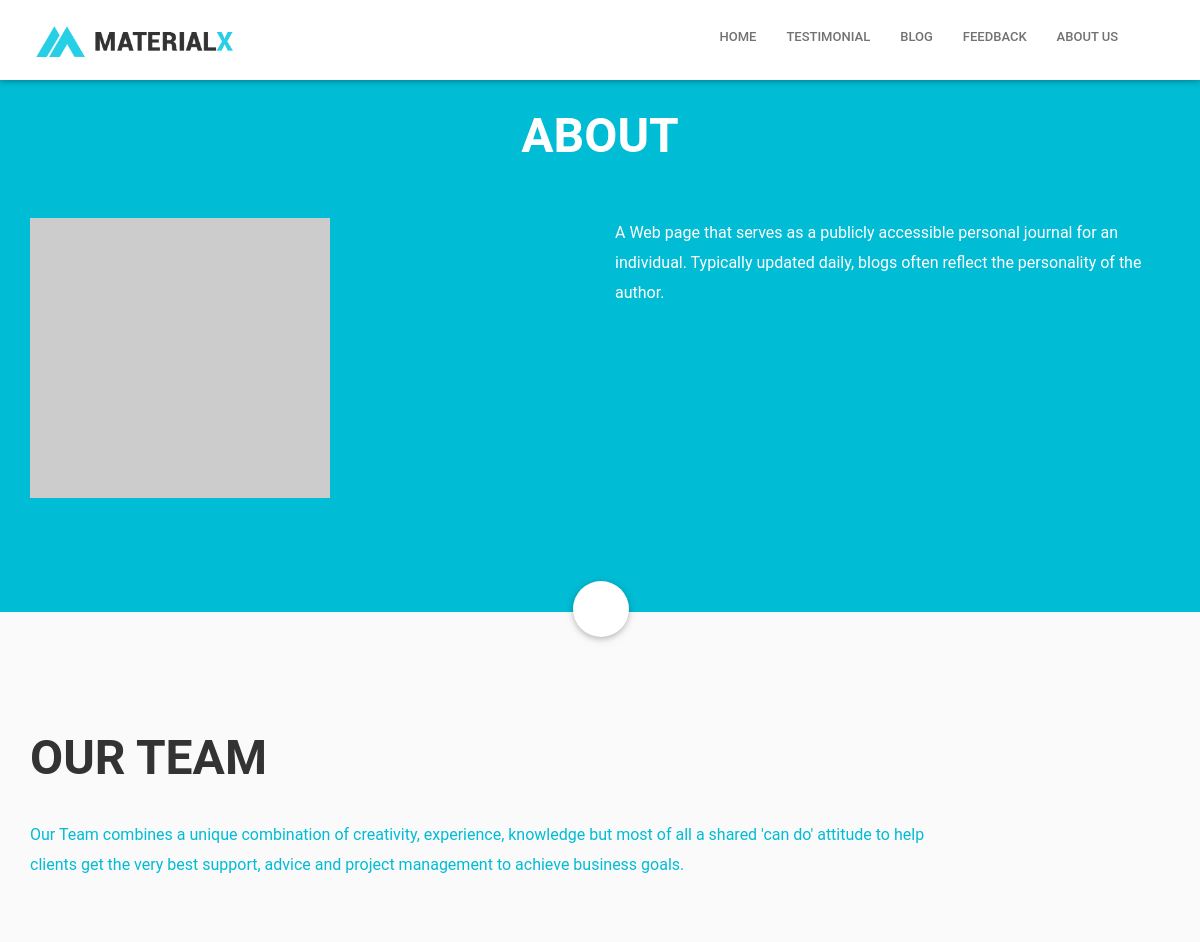
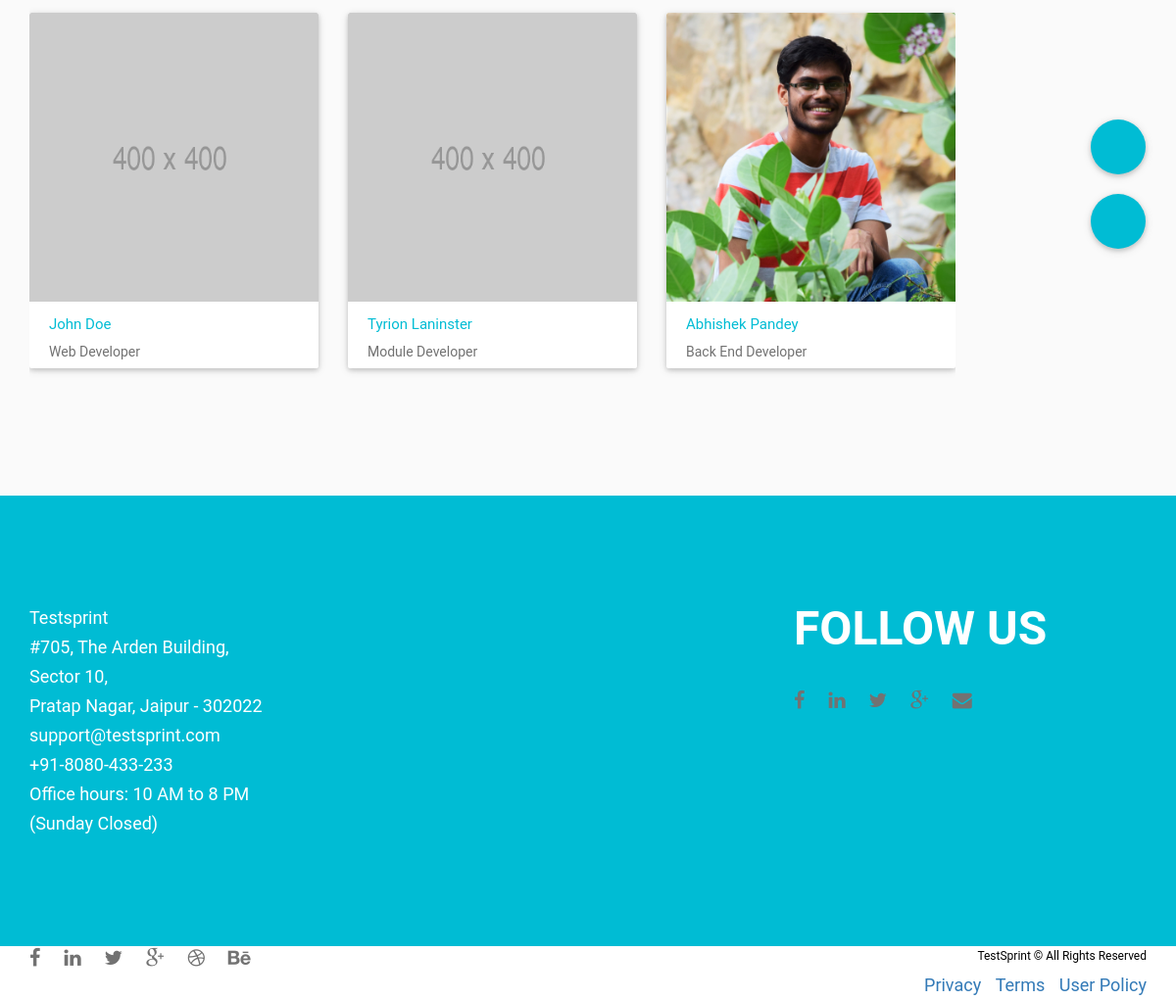
The page /aboutus.php on the database its author committed (2 pictures, top to bottom).
### tables this page shows
CREATE TABLE `team` (
  `team_id` int(10) NOT NULL,
  `name` varchar(50) NOT NULL,
  `designation` varchar(50) NOT NULL,
  `image` text NOT NULL
);

### aboutus.php (the view, shortened to what this page needs)
<?php
require_once 'dbconfig.php';
$qu = "SELECT * FROM team";
$check = $test -> query($qu);
?>
	<!DOCTYPE html>
	<html class="no-js">
	<head>
		<link rel="stylesheet" href="https://maxcdn.bootstrapcdn.com/bootstrap/3.3.7/css/bootstrap.min.css">
		<link rel="stylesheet" href="assets/css/normalize.css">
		<link rel="stylesheet" href="assets/font/font-awesome/css/font-awesome.min.css">
		<link rel="stylesheet" href="assets/libs/materialize/css/materialize.min.css" media="screen,projection" />
		<link rel="stylesheet" href="assets/css/bootstrap.css" media="screen,projection" />
		<link rel="stylesheet" href="assets/css/animate.min.css" media="screen,projection" />
		<link rel="stylesheet" href="assets/libs/sweetalert/sweet-alert.css" media="screen,projection" />
		<link rel="stylesheet" href="assets/libs/owl-carousel/owl.carousel.css" media="screen,projection" />
		<link rel="stylesheet" href="assets/libs/owl-carousel/owl.transitions.css" media="screen,projection" />
		<link rel="stylesheet" href="assets/libs/owl-carousel/owl.theme.css" media="screen,projection" />
		<link rel="stylesheet" href="assets/css/main.css">
		<link rel="stylesheet" href="assets/css/responsive.css">
		<link rel="stylesheet" href="assets/css/colors/color1.css">
	</head>
	<body onclick="document.getElementById('dropdown1').style.display='none'">
		<main id="app" class="main-section">
			<header id="navigation" class="root-sec white nav">
				<div class="container">
					<div class="row">
						<div class="col-sm-12">
							<div class="nav-inner">
								<nav class="primary-nav">
									<div class="clearfix nav-wrapper">
										<a href="#home" class="left brand-logo menu-smooth-scroll" data-section="#home"><img src="images/logo.png" alt="">
										</a>
										<ul class="right static-menu">
										</ul>
										<ul class="inline-menu side-nav" id="mobile-demo">
											<li><a href="index.php" style="text-decoration: none;"><i class="fa fa-user fa-fw"></i>Home</a>
											</li>
											<li><a href="testimonial.php" style="text-decoration: none;"><i class="fa fa-briefcase fa-fw"></i>Testimonial</a>
											</li>
											<li><a href="blog.php" style="text-decoration: none;" data-section="#"><i class="fa fa-comments fa-fw"></i>Blog</a>
											</li>
											<li><a href="feedback.php" style="text-decoration: none;" data-section="#feed"><i class="fa fa-pencil fa-fw"></i>Feedback</a>
											</li>
											<li><a href="aboutus.php" style="text-decoration: none;" data-section="#"><i class="fa fa-user fa-fw"></i>About Us</a>
										</ul>
									</div>
								</nav>
							</div>
						</div>
					</div>
				</div>
			</header>
			<section id="experience" class="root-sec padd-tb-120 brand-bg experience-wrap">
				<div class="container">
					<div class="row">
						<div class="col-sm-12">
							<h2 class="title" align="center">ABOUT</h2>
						</div>
					</div>
					<div class="row">
						<div class="col-sm-12">
						</div>
					</div>
					<div class="row">
						<div class="col-sm-12">&nbsp;</div>
					</div>
					<div class="row">
						<div class="col-sm-6">
							<img src="http://placehold.it/300x280">
						</div>
						<div class="row">
							<div class="col-sm-6">
								<p class="regular-text">A Web page that serves as a publicly accessible personal journal for an individual. Typically updated daily, blogs often reflect the personality of the author.</p>
							</div>
						</div>
					</div>
				</div>
				<div class="section-call-to-area">
					<div class="container">
						<div class="row">
							<a href="#team" class="btn-floating btn-large button-middle call-to-about section-call-to-btn animated btn-up btn-hidden" data-section="#team">
								<i class="mdi-navigation-expand-more"></i>
							</a>
						</div>
					</div>
				</div>
			</section>
			<section id="team" class="scroll-section root-sec brand-bga padd-tb-120 team-wrap">
				<div class="container">
					<div class="row">
						<div class="clearfix team-inner">
							<div class="col-sm-12 col-md-10 card-box-wrap">
								<div class="row">
									<div class="clearfix section-head team-text">
										<div class="col-sm-12">
											<h2 class="title">our team</h2>
											<p class="regular-text" style="color:#00bcd4;">Our Team combines a unique combination of creativity, experience, knowledge but most of all a shared 'can do' attitude to help clients get the very best support, advice and project management to achieve business goals.</p>
										</div>
									</div>
									<div class="col-lg-12">
										<div class="overflow-hidden">
											<div class="row">
												<div id="teamSlider" class="clearfix card-element-wrapper">
													<?php
                       if ($check -> num_rows > 0) {
                         while($row = $check->fetch_array()){
                        ?>
														<div class="col-sm-4 single-card-box wow fadeInUpSmall" data-wow-duration=".7s">
															<div class="card">
																<div class="card-image waves-effect waves-block waves-light">
																	<div class="card-img-wrap">
																		<img class="activator" src="<?php echo $row['image'];?>" alt="">
																	</div>
																</div>
																<div class="card-content">
																	<span class="card-title activator brand-text"><?php echo $row['name'];?></span>
																	<p>
																		<?php echo $row['designation'];?>
																	</p>
																</div>
															</div>
														</div>
														<?php } } ?>
												</div>
											</div>
										</div>
									</div>
								</div>
							</div>
							<div class="btn-wrapp tmu-ctrl">
								<a class="btn-floating waves-effect waves-light btn-large brand-bg white-text go go-left"><i class="mdi-navigation-chevron-left "></i></a>
								<a class="btn-floating waves-effect waves-light btn-large brand-bg white-text go go-right"><i class="mdi-navigation-chevron-right "></i></a>
							</div>
						</div>
					</div>
				</div>
			</section>
			<section id="experience" class="root-sec padd-tb-120 brand-bg experience-wrap">
				<div class="container">
					<div class="row">
						<div class="col-sm-4">
							<p>Testsprint</p>
							<p>#705, The Arden Building,</p>
							<p>Sector 10,</p>
							<p>Pratap Nagar, Jaipur - 302022</p>
							<p>support@testsprint.com</p>
							<p>+91-8080-433-233</p>
							<p>Office hours: 10 AM to 8 PM </p>
							<p>(Sunday Closed)</p>
						</div>
						<div class="col-sm-4">
						</div>
						<div class="col-sm-4">
							<p class="title">Follow Us</p>
							<div class="clearfix footer-inner">
								<ul class="left social-icons">
									<li><a href="#" class="tooltips tooltipped facebook" data-position="top" data-delay="50" data-tooltip="Facebook"><i class="fa fa-facebook"></i></a>
									</li>
									<li><a href="#" class="tooltips tooltipped linkedin" data-position="top" data-delay="50" data-tooltip="Linkdin"><i class="fa fa-linkedin"></i></a>
									</li>
									<li><a href="#" class="tooltips tooltipped twitter" data-position="top" data-delay="50" data-tooltip="Twitter"><i class="fa fa-twitter"></i></a>
									</li>
									<li><a href="#" class="tooltips tooltipped google-plus" data-position="top" data-delay="50" data-tooltip="Google Plus"><i class="fa fa-google-plus"></i></a>
									</li>
									<li>
										<a href="#" class="tooltips tooltipped google-plus" data-position="top" data-delay="50" data-tooltip="Google Plus">
											<i class="fa fa-envelope" aria-hidden="true"></i></a>
								</ul>
							</div>
						</div>
					</div>
				</div>
				<div class="section-call-to-area">
				</div>
			</section>
			<footer id="footer" class="root-sec white root-sec footer-wrap">
				<div class="container">
					<div class="row">
						<div class="col-sm-12">
							<div class="clearfix footer-inner">
								<ul class="left social-icons">
									<li><a href="#" class="tooltips tooltipped facebook" data-position="top" data-delay="50" data-tooltip="Facebook"><i class="fa fa-facebook"></i></a>
									</li>
									<li><a href="#" class="tooltips tooltipped linkedin" data-position="top" data-delay="50" data-tooltip="Linkdin"><i class="fa fa-linkedin"></i></a>
									</li>
									<li><a href="#" class="tooltips tooltipped twitter" data-position="top" data-delay="50" data-tooltip="Twitter"><i class="fa fa-twitter"></i></a>
									</li>
									<li><a href="#" class="tooltips tooltipped google-plus" data-position="top" data-delay="50" data-tooltip="Google Plus"><i class="fa fa-google-plus"></i></a>
									</li>
									<li><a href="#" class="tooltips tooltipped dribbble" data-position="top" data-delay="50" data-tooltip="Dribbble"><i class="fa fa-dribbble"></i></a>
									</li>
									<li><a href="#" class="tooltips tooltipped behance" data-position="top" data-delay="50" data-tooltip="Behance"><i class="fa fa-behance"></i></a>
									</li>
								</ul>
								<div class="right copyright">
									<p>TestSprint &copy; All Rights Reserved</p>
								</div>
							</div>
							<div class="policy">
								<a href="privacy-policy.html" style="margin-left:10px;">
									<p>Privacy</a>
								<a href="./terms-of-service.html" style="margin-left:10px;">Terms</a>
								<a href="./user-policy.html" style="margin-left:10px;">User Policy</a>
							</div>
						</div>
					</div>
				</div>
			</footer>
		</main>
	</body>
	</html>

### assets/css/responsive.css (style rules this page uses)
@media only screen and (max-width: 1365px) { .side-nav li { margin-left: 30px; } }

### assets/css/colors/color1.css (style rules this page uses)
.brand-text { color: #00bcd4 !important; }
.brand-bg, .sweet-alert button { background-color: #00bcd4 !important; }

### rows shown on the page
team: image (picture), name "John Doe", designation "Web Developer"
team: image (picture), name "Tyrion Laninster", designation "Module Developer"
team: image (picture), name "Abhishek Pandey", designation "Back End Developer"
